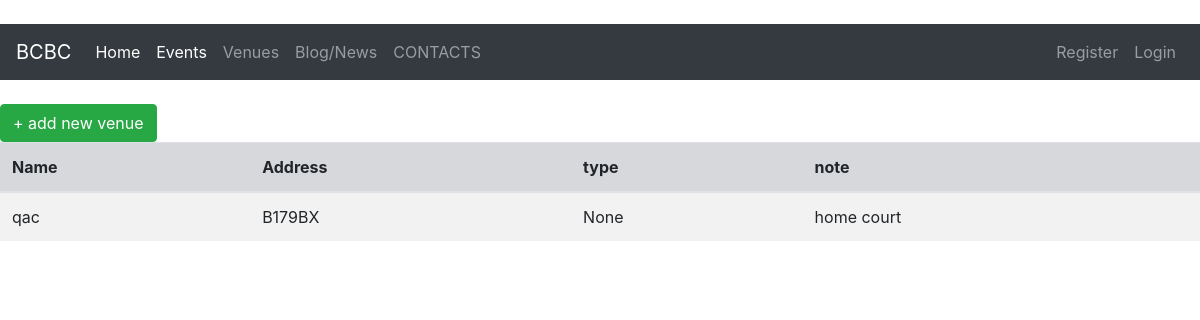
/all_venues/, run on an earlier commit of the app's database.
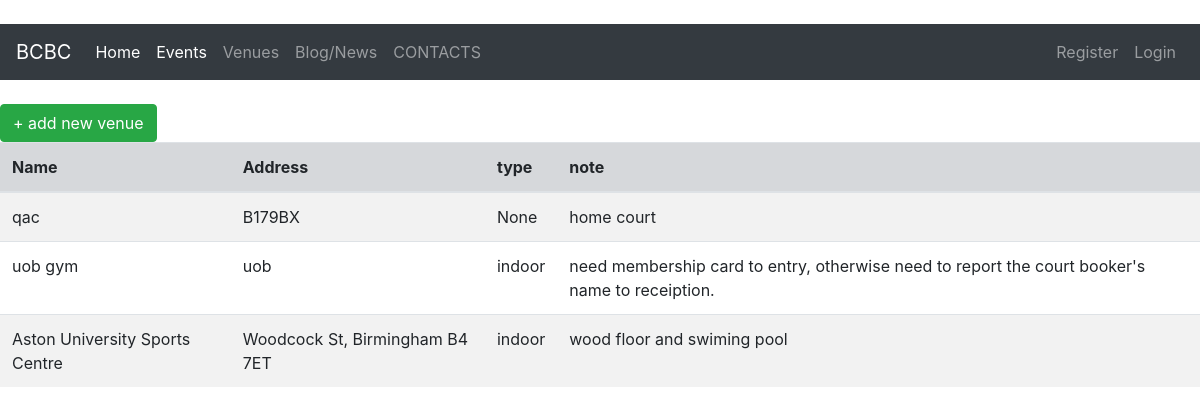
And on a later commit of the database.
### event/models.py (models this page shows, shortened)
class Venue(models.Model):
    VENUE_TYPE=(
        ('indoor','indoor'),
        ('outdoor','outdoor'),
    )
    name=models.CharField('Venue Name',max_length=100,null=True)
    address=models.CharField('Venue Address',max_length=120)
    venue_type=models.CharField(max_length=30,choices=VENUE_TYPE,null=True,blank=True)
    note=models.TextField('Venue Note',max_length=500,blank=True)

### event/views.py (the view)
# urls.py: path('all_venues/', views.all_venues,name='all_venues'),
def all_venues(request):
    venues=Venue.objects.all()
    return render(request,'event/all_venues.html',{'venues':venues})

### templates/event/all_venues.html (shortened to what this page needs)
{% extends 'master.html' %}
{% block content %}
    <br>
    <a class="btn btn-success" href="{% url 'add_venue' %}"> + add new venue</a> <br>
    <table class="table table-striped table-hove ">
    <thead class="table-secondary">
        <tr>
            <th scope="col"> Name</th>
            <th scope="col"> Address</th>
            <th scope="col"> type</th>
            <th scope="col"> note</th>
        </tr>
    </thead>
    <tbody>
    {% for venue in venues %}
        <tr>
            <td> {{ venue.name }}</td>
            <td> {{ venue.address }}</td>
            <td> {{ venue.venue_type }}</td>
            <td> {{ venue.note }}</td>
        </tr>
    {% endfor %}
    </tbody>
    </table>
{% endblock %}

### templates/master.html (shortened to what this page needs)
<!DOCTYPE html>
<html lang="en">
<head>
</head>
<body>
</body>
</html>
<!doctype html>
<html lang="en">
  <head>
    <link rel="stylesheet" href="https://cdn.jsdelivr.net/npm/bootstrap@4.0.0/dist/css/bootstrap.min.css">
  </head>
  <body>
    {% include 'event/navbar.html' %}
    {% block content %}
    {% endblock %}
  </body>
</html>

### templates/event/navbar.html (shortened to what this page needs)
<br>
<nav class="navbar navbar-expand-lg navbar-dark bg-dark ">
  <a class="navbar-brand" href="{% url 'home' %}">BCBC</a>
  <div class="collapse navbar-collapse" id="navbarSupportedContent">
    <ul class="navbar-nav mr-auto">
      <li class="nav-item active">
        <a class="nav-link" href="{% url 'home' %}">Home <span class="sr-only">(current)</span></a>
      </li>
        <li class="nav-item">
            <a class="nav-link active" href="{% url 'all_events' %}">Events</a>
      </li>
     <li class="nav-item">
        <a class="nav-link" href="{% url 'all_venues' %}">Venues </a>
      </li>
        <li class="nav-item">
        <a class="nav-link" href="#">Blog/News</a>
      </li>
     <li class="nav-item">
        <a class="nav-link" href="{% url 'contact' %}">CONTACTS</a>
      </li>
    </ul>
    <ul class="navbar-nav right">
        {% if user.is_authenticated %}
            <li class="nav-item" align="right">
                <a class="nav-link" href=" {% url 'user_profile' user.profile.id %}">{{ user.profile.first_name }} {{ user.profile.last_name }}</a>
              </li>
             <li class="nav-item">
                <a class="nav-link" href="{% url 'user_logout' %}">Logout</a>
              </li>
        {% else %}
             <li class="nav-item">
                <a class="nav-link" href="{% url 'user_register' %}">Register</a>
            </li>
             <li class="nav-item">
                <a class="nav-link" href="{% url 'user_login' %}">Login</a>
              </li>
        {% endif %}
    </ul>
  </div>
</nav>

What changed in the data, as far as the page shows it:
added Venue: name "uob gym", address "uob", venue_type "indoor", note "need membership card to entry, otherwise need to report the court booker's name to receiption."
added Venue: name "Aston University Sports Centre", address "Woodcock St, Birmingham B4 7ET", venue_type "indoor", note "wood floor and swiming pool"
